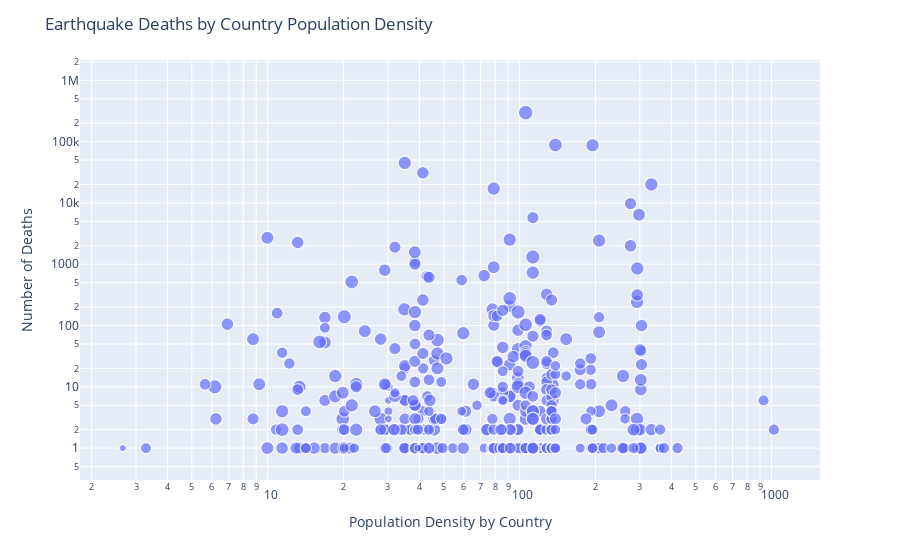

Notebook source saved alongside this figure:
### Code cell
fig = px.scatter(quakes[quakes['magnitude.1'].notna()], x="density", y="deaths", size='magnitude.1',
           hover_name="country", size_max=15, log_x=True, log_y=True)
fig.update_layout(
    title="Earthquake Deaths by Country Population Density",
    xaxis_title="Population Density by Country",
    yaxis_title="Number of Deaths"
    )
fig.show()
#fig.write_html('mp_03_accrepresentation.html')

### Figure 1 — Plotly figure (JSON) as saved in the notebook; plotly's stock layout.template omitted (floating-point values rounded to 4 significant figures; data arrays with more than 128 entries replaced by an {"elided": "..."} marker saying what was removed)
{"data": [{"hovertemplate": "<b>%{hovertext}</b><br><br>density=%{x}<br>deaths=%{y}<br>magnitude.1=%{marker.size}<extra></extra>", "hovertext": {"elided": "1323 str values"}, "legendgroup": "", "marker": {"color": "#636efa", "size": {"elided": "1323 float values"}, "sizemode": "area", "sizeref": 0.04222, "symbol": "circle"}, "mode": "markers", "name": "", "showlegend": false, "type": "scattergl", "x": {"elided": "1323 float values"}, "xaxis": "x", "y": {"elided": "1323 int values"}, "yaxis": "y"}], "layout": {"legend": {"itemsizing": "constant", "tracegroupgap": 0}, "margin": {"t": 60}, "title": {"text": "Earthquake Deaths by Country Population Density"}, "xaxis": {"anchor": "y", "domain": [0, 1], "title": {"text": "Population Density by Country"}, "type": "log"}, "yaxis": {"anchor": "x", "domain": [0, 1], "title": {"text": "Number of Deaths"}, "type": "log"}}}
